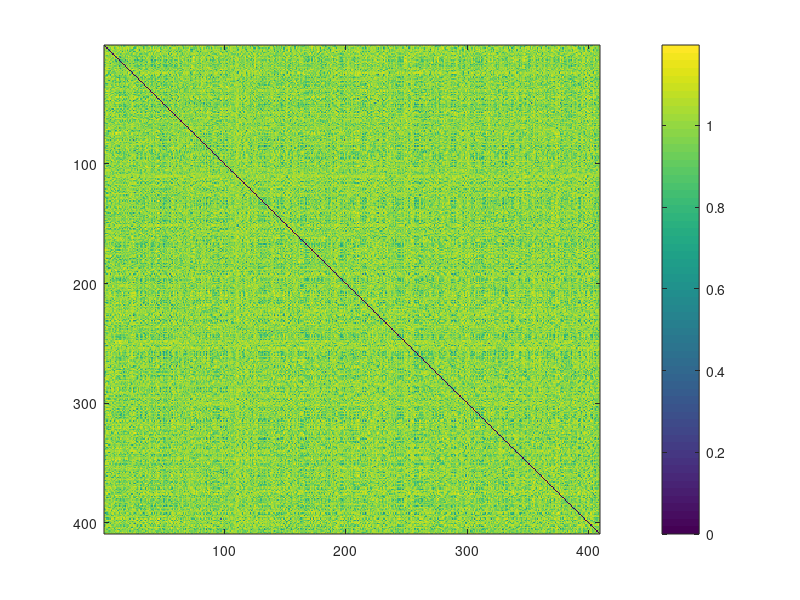
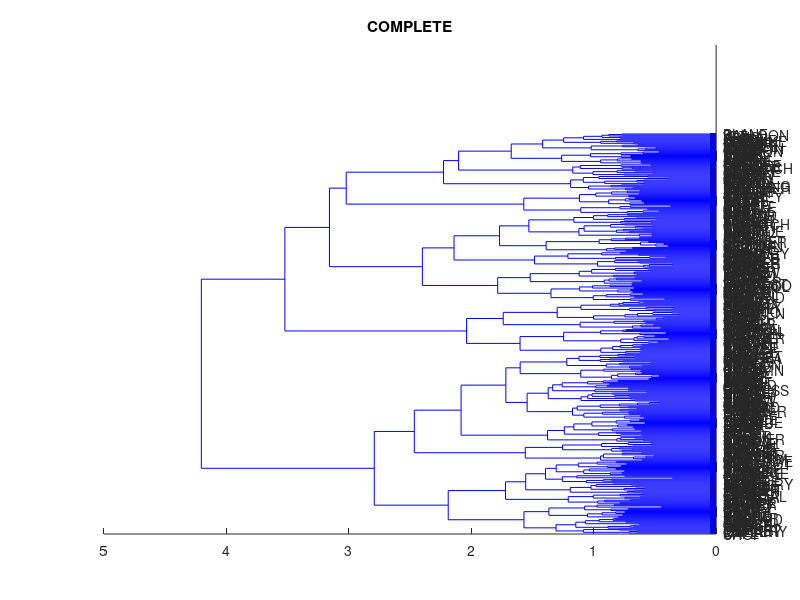

These figures' MATLAB source, in order: (Note: this script raises an error after producing the figures.)
%% Mar 18 2016 Yuan. Modified from improveSil.m
%% March 23 : scott made some comments
% /Users/yuantao/Google Drive/WP2.2
%%%%%%%%%%%%%%%%%%%%%%%%%%%%%%%%%%%%%%%%%%%%
% Algorithm
% Give a specified number of selected clusters, 
% and a specified number of minumal items
% n = number of iteration of truncating the dense matrix, i.e. discarding
% samples
% For iteration = 1:n_iterations
%   Calculate hier clustering and silhouette scores
%   Truncate the matrix
%        i.e. if cluster_size < min_cluster_size: discard the cluster
%             else: remove the worst item of the cluster
%   reduced_dm = hc_truncateDenseMatrix(dm)
%   dm = reduced_dm
%           
% For each iteration, keep track of the new dm, the remaining/discared
% sample ids, the hier clustering results and the silhoutte scores
%                
% Parameters
% range_n_clusters % Numbers of clusters to use to truncate the dengrogram
% min_cluster_size (=1 to exclude outliers)
% range_max_cluster_size %aka minItems / itemPerCat
% range_n_iteratons %aka ieterationsPerLevel
%%%%%%%%%%%%%%%%%%%%%%%%%%
% Mar 22 2016. + Extra of looping through range of number of iterations,
% i.e. pre-define a range of iteration times and store results in one
% structure
% Mar 23 2016 IDENTICAL TO improveSil.m
%%%%%%%%%%%%%%%%%%%%%%%%%%%%%%%%%%%%%%%%%%%%
warning('off','stats:linkage:NotEuclideanMatrix');
warning('off','stats:linkage:NotEuclideanMethod')

clear
%% 
load workingNouns
targWords = word;
dimWords = dm_verb;

%% 1. Load data
% matrixFolder = 'DataMatrices/';
% dimWordType = 'Adjs';
% creatingDate = '23-Mar-2016'
% savedmName = [matrixFolder 'reducedDM_selTargNoun_fromTop' dimWordType '-' creatingDate '.mat'];
% data = load(savedmName);
% fieldname = fieldnames(data);
% dm = data.(fieldname{1});
% %%%%%target words for rows and columns
% targWordFile = [matrixFolder 'selTargNoun_fromTop' dimWordType '-' creatingDate];
% fid = fopen(targWordFile,'r');
% targWords = textscan(fid,'%s');
% fclose(fid);
% targWords = targWords{1};
% %%%%%%%
% targWordFile = [matrixFolder 'selTop' dimWordType '400-' creatingDate];
% fid = fopen(targWordFile,'r');
% dimWords = textscan(fid,'%s');
% fclose(fid);
% dimWords = dimWords{1};

%% 2. Check the initial dengrogram, which can give a fair estimate of the
% natural clustering
Y = pdist(dm_verb,'correlation');
figure();imagesc(squareform(Y));colorbar();
Z = linkage(Y, 'ward');
% clustering all 
figure();
[H,T] = dendrogram(Z,size(dm_verb,1),'Labels',targWords,...
    'Orientation','left','ColorThreshold',1.4 );
title('COMPLETE')
hc_plotFlatClusters(dm_verb,targWords,1.4)
% E.G. Use a threshold
% woringNouns: 1.6:22 1.5:14, 1.4:31, 1.2:51
disThrs = 1.6;
T = cluster(Z,'cutoff',disThrs,'criterion','distance');
n_clusters = max(T)
% Then check the cluster sizes
sizes = [];
for ic = 1:n_clusters
    sizes(ic) = length(find(T==ic));
    fprintf('Cluster %d has %d items\n',ic,sizes(ic));
end
mean(sizes)
median(sizes)

%%%%%%%%%%%%%%%%%%%%%%%%%%%%%%%%%%%%%%%%%%%%%%%%%%%%%
%% 3. Main loop
% SPECIFY A RANGE
close all;
range_n_clusters = [4 8 15];
% MAY CHANGE ACCORDING TO n_clusters
min_cluster_size = 1; %
range_max_cluster_size = [60,20,10 ];% [80 25 10 5]; % AKA minItems
% SET TO 1000 FOR ALL IF TERMINATE IF NO MORE SAMPLES GET REMOVED
range_n_iterations = [20 20 50  ];%linspace(1000,1000,length(range_n_clusters));% % AKA iterationsPerLevel

showDeletedItems = 0; %IF PRINT THE DETAILS OR NOT
clear loopDMs loopRemainedTargWords copScores silScores
inloopDM = dm_verb; %The same dense matrix going through the recursion
inloopTargWords = word;
for i_clusters = 1:length(range_n_clusters)
    n_clusters = range_n_clusters(i_clusters);
    n_iterations = range_n_iterations(i_clusters);
    max_cluster_size = range_max_cluster_size(i_clusters);
    fprintf('%d: Use %d maxclust with %d of times iteration;',i_clusters,n_clusters,n_iterations);
    fprintf('\nremove the worst item if cluster size > %d\n',max_cluster_size);
%     try
       [loopDMs{i_clusters}, loopRemainedTargWords{i_clusters},...
        copScores{i_clusters}, silScores{i_clusters}] = ...
            hc_eliminateSamples_recursion_aggressive(inloopDM, inloopTargWords, n_iterations,...
            n_clusters,max_cluster_size, min_cluster_size, showDeletedItems, 0);
        inloopDM = loopDMs{i_clusters}{length(loopDMs{i_clusters})}; %Use the last dm in next loop
        inloopTargWords = loopRemainedTargWords{i_clusters}{length(loopDMs{i_clusters})};
        fprintf('Final dm size %d %d\n',size(inloopDM));
%     catch ME
%         if strcmp(ME.identifier,'stats:linkage:TooFewDistances');
%             fprintf('Iteration stopped at %d level with %d iteration times\n',i_iteration,n_iterations)
%         else
%             disp(ME.identifier);
%         end
%      end
end

%DATA STRUCTURE
% loopDMs{i}{j};%: reduced dense matrix using i-th choice of iterations and of the j-th iteration
% THUS the last dense matrix of i-th choice of range_n_iterations is
% loopDMs{i}{range_n_iterations(i)}
%The same for the others
% HOWEVER IF THE ITERATION TERMINATED EARLY, THE LAST MATRIX IS length(loopDMs{x})
%%%%%%%%%%%%%%%%%%%%%%%%%%%%%%%%%%%%%%%%%%%%%%%%%
x = numel(loopDMs);
j = length(loopDMs{x});
loopDM = loopDMs{x}{j};
% disp(size(loopDM));
loopLbls = loopRemainedTargWords{x}{j};
%hc_plotDM(loopDM,loopLbls);

target_n_clusters = range_n_clusters(x);
sorted_tw = hc_plotFlatClusters(loopDM,loopLbls,target_n_clusters);
% RETURN THE ORDERED LABLES AS IN THE DENDROGRAM, CAN CHECK IT ROUGHLY,
% E.G.
disp(sorted_tw(1:10));
disp(sorted_tw(10:20));
% %%%%%%%%%%%%%%%%%%%%%%%%%%%%%%%%%%%%%%%%%%%%%%%%%%%%%
% Check what the items are
Z = linkage(loopDM, 'ward','correlation');
T = cluster(Z,'maxclust',target_n_clusters);
% OR PLOT DENDROGRAM
% [H T sortedRowIds] = dendrogram(Z,size(loopDM,1),'Labels',loopLbls,'Orientation','left','ColorThreshold',1.);
for ic = 1:target_n_clusters
    words = lower(loopLbls(find(T==ic)));
    fprintf('\n%u Cluster with %u items\n',ic,length(words));
    for iw = 1:length(words)
       fprintf([words{iw} ' ']);
    end
end

% OR PRINT THE ORDERED LABLES AS IN THE DENDROGRAM
sorted_tw = wrev(sorted_tw);
for i = 1:length(sorted_tw)
    disp(sorted_tw{i});
end
    
%%%%%%%%%%%%%%%%%%%%%%%%%%%%%%%%%%%%%%%%%%%%%%%%
% Check silhouette
figure();
[S SH] = silhouette(loopDM,T,'correlation');

silCluster = {}; %The sil scores of items in each cluster
grandavgSil = [];
grandvarSil = [];
for iCluster = 1:range_n_clusters(x)
    silCluster{iCluster} = S(find(T==iCluster));
    grandavgSil(iCluster) = mean(silCluster{iCluster});
    grandvarSil(iCluster) = var(silCluster{iCluster});
    fprintf('Cluster %d has mean sil %f, var = %f \n',...
        iCluster,mean(silCluster{iCluster}),var(silCluster{iCluster}));
end
fprintf('Overall silhouette width = %f +/- %f\n',...
    mean(grandavgSil),std(grandavgSil));

figure
plot([copScores{1} copScores{2} copScores{3}])
